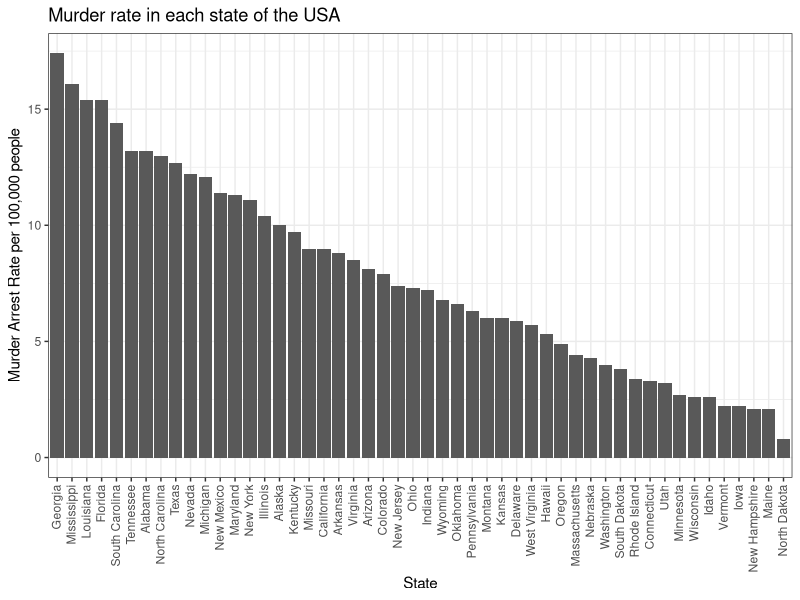
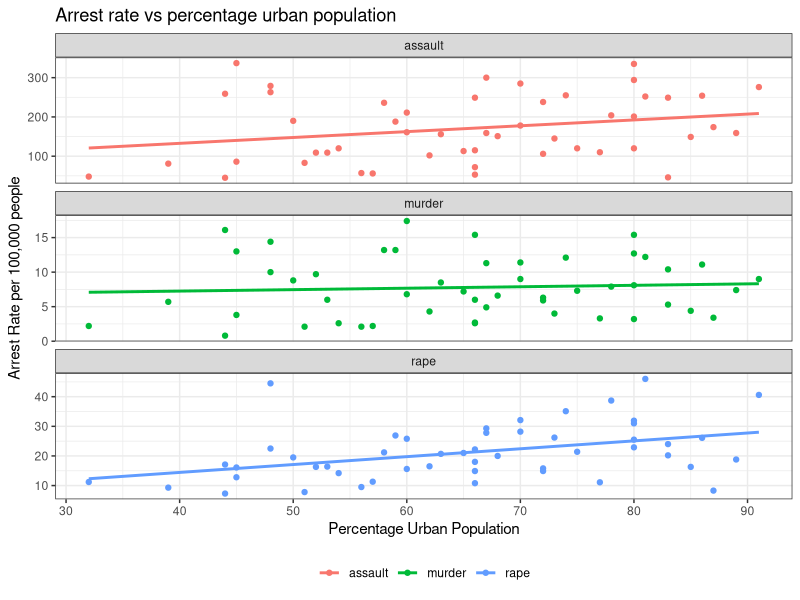

R code for these plots, in order: (Note: this script raises an error after producing the figures.)
## ---- chunk 1
knitr::opts_chunk$set(fig.width = 8, 
                  fig.height = 6,
                  fig.align = "center")

## ---- chunk 2
library(tidyverse)
library(broom)
library(knitr)
library(ggfortify)
## ---- chunk 3
USArrests %>% head() %>% knitr::kable()
## ---- chunk 4
us_arrests <- USArrests %>% 
  rownames_to_column(var = "state") %>% 
  # I prefer column names to be all lowercase so I am going to change them here
  rename_all(tolower) %>% 
  as_tibble()

us_arrests
## ---- chunk 5
us_arrests %>% 
  mutate(state = factor(state), 
         state = fct_reorder(state, murder) %>% fct_rev()) %>% 
  ggplot(aes(state, murder)) + 
  geom_bar(stat = "identity") +
  theme_bw() +
  theme(axis.text.x = element_text(angle = 90, hjust = 1, vjust = 0.4)) +
  labs(y = "Murder Arrest Rate per 100,000 people",
       x = "State",
       title = "Murder rate in each state of the USA")

## ---- chunk 6
us_arrests %>% 
  gather(key = crime, value = rate, c(murder, assault, rape)) %>% 
  ggplot(aes(urbanpop, rate, color = crime)) + 
  facet_wrap(~crime, scales = "free_y", ncol = 1) +
  geom_point() + 
  geom_smooth(se = FALSE, method = "lm") +
  theme_bw() + 
  labs(x = "Percentage Urban Population",
       y = "Arrest Rate per 100,000 people",
       title = "Arrest rate vs percentage urban population") +
  theme(legend.title = element_blank(),
        legend.position = "bottom")
## ---- chunk 7
us_arrests_pca <- us_arrests %>% 
  nest() %>% 
  mutate(pca = map(data, ~ prcomp(.x %>% select(-state), 
                                  center = TRUE, scale = TRUE)),
         pca_aug = map2(pca, data, ~augment(.x, data = .y)))

us_arrests_pca
## ---- chunk 8
var_exp <- us_arrests_pca %>% 
  unnest(pca_aug) %>% 
  summarize_at(.vars = vars(contains("PC")), .funs = funs(var)) %>% 
  gather(key = pc, value = variance) %>% 
  mutate(var_exp = variance/sum(variance),
         cum_var_exp = cumsum(var_exp),
         pc = str_replace(pc, ".fitted", ""))

var_exp
## ---- chunk 9
var_exp %>% 
  rename(
    `Variance Explained` = var_exp,
    `Cumulative Variance Explained` = cum_var_exp
  ) %>% 
  gather(key = key, value = value, `Variance Explained`:`Cumulative Variance Explained`) %>% 
  ggplot(aes(pc, value, group = key)) + 
  geom_point() + 
  geom_line() + 
  facet_wrap(~key, scales = "free_y") +
  theme_bw() +
  lims(y = c(0, 1)) +
  labs(y = "Variance",
       title = "Variance explained by each principal component")
## ---- chunk 10
us_arrests_pca %>%
  mutate(
    pca_graph = map2(
      .x = pca,
      .y = data,
      ~ autoplot(.x, loadings = TRUE, loadings.label = TRUE,
                 laodings.label.repel = TRUE,
                 data = .y, label = TRUE,
                 label.label = "state",
                 label.repel = TRUE) +
        theme_bw() +
        labs(x = "Principal Component 1",
             y = "Principal Component 2",
             title = "First two principal components of PCA on USArrests dataset")
    )
  ) %>%
  pull(pca_graph)
